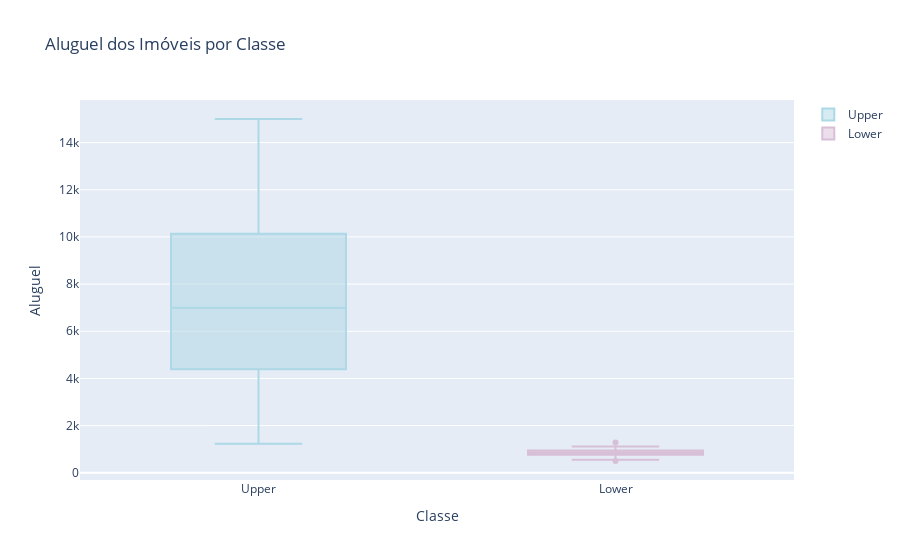

This figure's notebook cell:
### Markdown cell above
Pronto, agora podemos comparar os imóveis! Primeiro, vamos checar o quão distantes são os valores de aluguel:

### Code cell
top_aptos['class'] = 'Upper'
bottom_aptos['class'] = 'Lower'

fig = go.Figure()

fig.add_trace(go.Box(
    x=top_aptos['class'],
    y=top_aptos['rent'],
    name='Upper',
    boxpoints='outliers',
    marker_color='lightblue'))

fig.add_trace(go.Box(
    x=bottom_aptos['class'],
    y=bottom_aptos['rent'],
    name='Lower',
    boxpoints='outliers',
    marker_color='thistle'))

fig.update_layout(xaxis=dict(title='Classe'),
                  yaxis=dict(title='Aluguel'),
                  title='Aluguel dos Imóveis por Classe',
                  showlegend=True)

fig.show()

### Figure 1 — Plotly figure (JSON) as saved in the notebook; plotly's stock layout.template omitted (floating-point values rounded to 4 significant figures; data arrays with more than 128 entries replaced by an {"elided": "..."} marker saying what was removed)
{"data": [{"boxpoints": "outliers", "marker": {"color": "lightblue"}, "name": "Upper", "type": "box", "x": {"elided": "408 str values"}, "y": {"elided": "408 int values"}}, {"boxpoints": "outliers", "marker": {"color": "thistle"}, "name": "Lower", "type": "box", "x": ["Lower", "Lower", "Lower", "Lower", "Lower", "Lower", "Lower", "Lower", "Lower", "Lower", "Lower", "Lower", "Lower", "Lower", "Lower", "Lower", "Lower", "Lower", "Lower", "Lower", "Lower", "Lower", "Lower", "Lower", "Lower", "Lower", "Lower", "Lower", "Lower", "Lower", "Lower", "Lower", "Lower", "Lower", "Lower", "Lower", "Lower", "Lower", "Lower", "Lower", "Lower", "Lower", "Lower", "Lower", "Lower", "Lower", "Lower", "Lower", "Lower", "Lower", "Lower", "Lower", "Lower", "Lower", "Lower", "Lower", "Lower", "Lower", "Lower", "Lower", "Lower", "Lower", "Lower", "Lower", "Lower", "Lower", "Lower", "Lower", "Lower", "Lower", "Lower", "Lower", "Lower", "Lower", "Lower"], "y": [850, 791, 800, 882, 740, 980, 660, 790, 813, 835, 1000, 950, 950, 950, 900, 950, 750, 900, 699, 870, 650, 965, 850, 567, 1035, 690, 770, 950, 940, 885, 1100, 740, 840, 610, 866, 810, 980, 850, 779, 900, 500, 850, 950, 750, 900, 841, 900, 1000, 1100, 850, 552, 600, 874, 813, 1282, 900, 930, 950, 759, 629, 770, 860, 805, 900, 900, 871, 870, 1000, 1120, 770, 700, 950, 800, 700, 630]}], "layout": {"showlegend": true, "title": {"text": "Aluguel dos Imóveis por Classe"}, "xaxis": {"title": {"text": "Classe"}}, "yaxis": {"title": {"text": "Aluguel"}}}}
